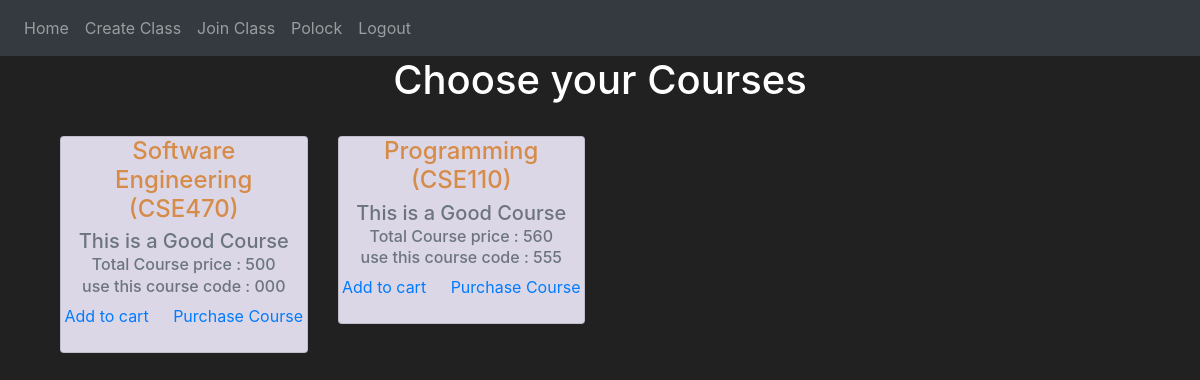
Screenshot of /home (signed in) with the database file from the repository.
### website/models.py (models this page shows)
class User(db.Model, UserMixin):
    id = db.Column(db.Integer, primary_key=True)
    email =  db.Column(db.String(150), unique=True)
    password =  db.Column(db.String(150))
    fullname = db.Column(db.String(150))
    date = db.Column(db.DateTime(timezone=True), default=func.now())
    create_class = db.relationship('Create_class')
    join_class = db.relationship('Join_class')
    review = db.relationship('Review')

class Create_class(db.Model):
    id = db.Column(db.Integer, primary_key=True)
    coursename =  db.Column(db.String(150))
    coursetitle =  db.Column(db.String(150))
    coursecode = db.Column(db.String(100), unique=True)
    courseprice = db.Column(db.Integer)
    description = db.Column(db.String(150), default='This is a Good Course')
    date = db.Column(db.DateTime(timezone=True), default=func.now())
    user_id = db.Column(db.Integer, db.ForeignKey('user.id'))
    join_class = db.relationship('Join_class')
    assignment = db.relationship('Assignment')
    suubmit = db.relationship('Submit')
    review = db.relationship('Review')

### website/views.py (the view)
@views.route('/home')
@login_required
def home():
    temps = Create_class.query.all()
    courses = temps[:]
    for temp in range(len(temps)):
        if temps[temp].user_id == current_user.id:
            courses.remove(temps[temp])
    print(courses)
    return render_template('home.html', user=current_user, name=current_user.fullname, courses=courses)

### website/__init__.py (called while the page is built)
def create_app():
    app = Flask(__name__)
    app.config['SECRET_KEY'] = 'hjshjhdjah kjshkjdhjs'
    app.config['SQLALCHEMY_DATABASE_URI'] = f'sqlite:///{DB_NAME}'
    db.init_app(app)
    from .views import views
    from .auth import auth
    app.register_blueprint(views, url_prefix='/')
    app.register_blueprint(auth, url_prefix='/')
    from .models import User, Create_class, Join_class, Assignment, Submit, Review
    create_database(app)
    login_manager = LoginManager()
    login_manager.login_view = 'auth.login'
    login_manager.init_app(app)
    @login_manager.user_loader
    def load_user(id):
        return User.query.get(int(id))
    return app

### website/templates/home.html
{% extends 'base.html' %} {% block title %}  Home {% endblock %}
{% block content %}
<h1 align="center">Choose your Courses</h1>
<div class="container">
    <div class="row">
        {% for course in courses %}
        <div class="col-md-3 pt-4">
            <div class="card" align="center" style="background-color:rgb(219, 215, 231)">
                <h4 class="card-title"  style="color:rgb(214, 140, 72)">{{ course.coursename }} ({{ course.coursetitle }})
                </h4>
                <h5 class="card-subtitle mb-2 text-muted"">{{ course.description }}</h5>
                <h6 class=" card-subtitle mb-2 text-muted">Total Course price : {{ course.courseprice }}</h6>
                <h6 class="card-subtitle mb-2 text-muted">use this course code : {{ course.coursecode }}</h6>
                <div class="div">
                    <a href="" class="card-link">Add to cart</a>
                    <a href="" class="card-link">Purchase Course</a>
                </div>
                <br>
            </div>
        </div>
        {% endfor %}
    </div>
</div>
{% endblock %}

### website/templates/base.html (shortened to what this page needs)
<!DOCTYPE html>
<html lang="en">
<head>
    <link rel="stylesheet" href="https://stackpath.bootstrapcdn.com/bootstrap/4.4.1/css/bootstrap.min.css"
 />
    <link rel="stylesheet" href="https://stackpath.bootstrapcdn.com/font-awesome/4.7.0/css/font-awesome.min.css"
 />
</head>
<body>
    <nav class="navbar navbar-expand-lg navbar-dark bg-dark">
        <div class="collapse navbar-collapse" id="navbar">
            <div class="navbar-nav">
                {% if user.is_authenticated %}
                <a class="nav-item nav-link" id="home" href="/home">Home</a>
                <a class="nav-item nav-link" id="addcourse" href="/addcourse">Create Class</a>
                <a class="nav-item nav-link" id="joincourse" href="/joincourse">Join Class</a>
                <a class="nav-item nav-link" id="profile" href="/profile/{{name}}">{{name}}</a>
                <a class="nav-item nav-link" id="logout" href="/logout">Logout</a>
                {% else %}
                <a class="nav-item nav-link" id="index" href="/index">Index</a>
                <a class="nav-item nav-link" id="login" href="/login">Login</a>
                <a class="nav-item nav-link" id="signup" href="/signup">Sign Up</a>
                {% endif %}
            </div>
        </div>
    </nav>
    <div class="container">
        {% block content %}
        {% endblock %}
    </div>
</body>
</html>

### website/templates/base.html (style rules this page uses)
body { background-color: #212121; color: white }

### rows the page displays
User: fullname "Polock"
Create_class: coursename "Software Engineering", coursetitle "CSE470", description "This is a Good Course", courseprice "500", coursecode "000"
Create_class: coursename "Programming", coursetitle "CSE110", description "This is a Good Course", courseprice "560", coursecode "555"
